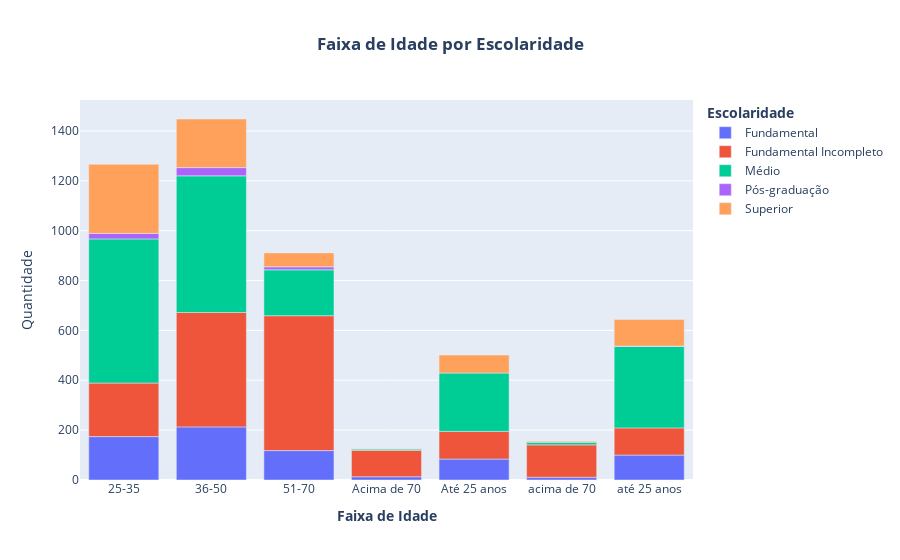

Here is the notebook cell this chart was saved with:
### Code cell
fig = px.bar(data_agrupamento_1, x='Faixa de Idade', y="Quantidade",color="Escolaridade",
              
             labels={'Faixa de Idade':'<b>Faixa de Idade</b>','Escolaridade':'<b>Escolaridade</b>',},
             title="<b>Faixa de Idade por Escolaridade</b>")

fig.update_layout(
    legend_title="<b>Escolaridade</b>",title_x=0.5
   
)

### Figure 1 — Plotly figure (JSON) as saved in the notebook; plotly's stock layout.template omitted (floating-point values rounded to 4 significant figures)
{"data": [{"alignmentgroup": "True", "hovertemplate": "<b>Escolaridade</b>=Fundamental<br><b>Faixa de Idade</b>=%{x}<br>Quantidade=%{y}<extra></extra>", "legendgroup": "Fundamental", "marker": {"color": "#636efa", "pattern": {"shape": ""}}, "name": "Fundamental", "offsetgroup": "Fundamental", "orientation": "v", "showlegend": true, "textposition": "auto", "type": "bar", "x": ["25-35", "36-50", "51-70", "Acima de 70", "Até 25 anos", "acima de 70", "até 25 anos"], "xaxis": "x", "y": [174, 213, 118, 13, 84, 11, 100], "yaxis": "y"}, {"alignmentgroup": "True", "hovertemplate": "<b>Escolaridade</b>=Fundamental Incompleto<br><b>Faixa de Idade</b>=%{x}<br>Quantidade=%{y}<extra></extra>", "legendgroup": "Fundamental Incompleto", "marker": {"color": "#EF553B", "pattern": {"shape": ""}}, "name": "Fundamental Incompleto", "offsetgroup": "Fundamental Incompleto", "orientation": "v", "showlegend": true, "textposition": "auto", "type": "bar", "x": ["25-35", "36-50", "51-70", "Acima de 70", "Até 25 anos", "acima de 70", "até 25 anos"], "xaxis": "x", "y": [215, 459, 541, 106, 111, 130, 109], "yaxis": "y"}, {"alignmentgroup": "True", "hovertemplate": "<b>Escolaridade</b>=Médio<br><b>Faixa de Idade</b>=%{x}<br>Quantidade=%{y}<extra></extra>", "legendgroup": "Médio", "marker": {"color": "#00cc96", "pattern": {"shape": ""}}, "name": "Médio", "offsetgroup": "Médio", "orientation": "v", "showlegend": true, "textposition": "auto", "type": "bar", "x": ["25-35", "36-50", "51-70", "Acima de 70", "Até 25 anos", "acima de 70", "até 25 anos"], "xaxis": "x", "y": [578, 548, 184, 5, 234, 10, 327], "yaxis": "y"}, {"alignmentgroup": "True", "hovertemplate": "<b>Escolaridade</b>=Pós-graduação<br><b>Faixa de Idade</b>=%{x}<br>Quantidade=%{y}<extra></extra>", "legendgroup": "Pós-graduação", "marker": {"color": "#ab63fa", "pattern": {"shape": ""}}, "name": "Pós-graduação", "offsetgroup": "Pós-graduação", "orientation": "v", "showlegend": true, "textposition": "auto", "type": "bar", "x": ["25-35", "36-50", "51-70", "até 25 anos"], "xaxis": "x", "y": [22, 33, 12, 1], "yaxis": "y"}, {"alignmentgroup": "True", "hovertemplate": "<b>Escolaridade</b>=Superior<br><b>Faixa de Idade</b>=%{x}<br>Quantidade=%{y}<extra></extra>", "legendgroup": "Superior", "marker": {"color": "#FFA15A", "pattern": {"shape": ""}}, "name": "Superior", "offsetgroup": "Superior", "orientation": "v", "showlegend": true, "textposition": "auto", "type": "bar", "x": ["25-35", "36-50", "51-70", "Acima de 70", "Até 25 anos", "acima de 70", "até 25 anos"], "xaxis": "x", "y": [277, 195, 56, 1, 72, 4, 107], "yaxis": "y"}], "layout": {"barmode": "relative", "legend": {"title": {"text": "<b>Escolaridade</b>"}, "tracegroupgap": 0}, "title": {"text": "<b>Faixa de Idade por Escolaridade</b>", "x": 0.5}, "xaxis": {"anchor": "y", "domain": [0, 1], "title": {"text": "<b>Faixa de Idade</b>"}}, "yaxis": {"anchor": "x", "domain": [0, 1], "title": {"text": "Quantidade"}}}}
